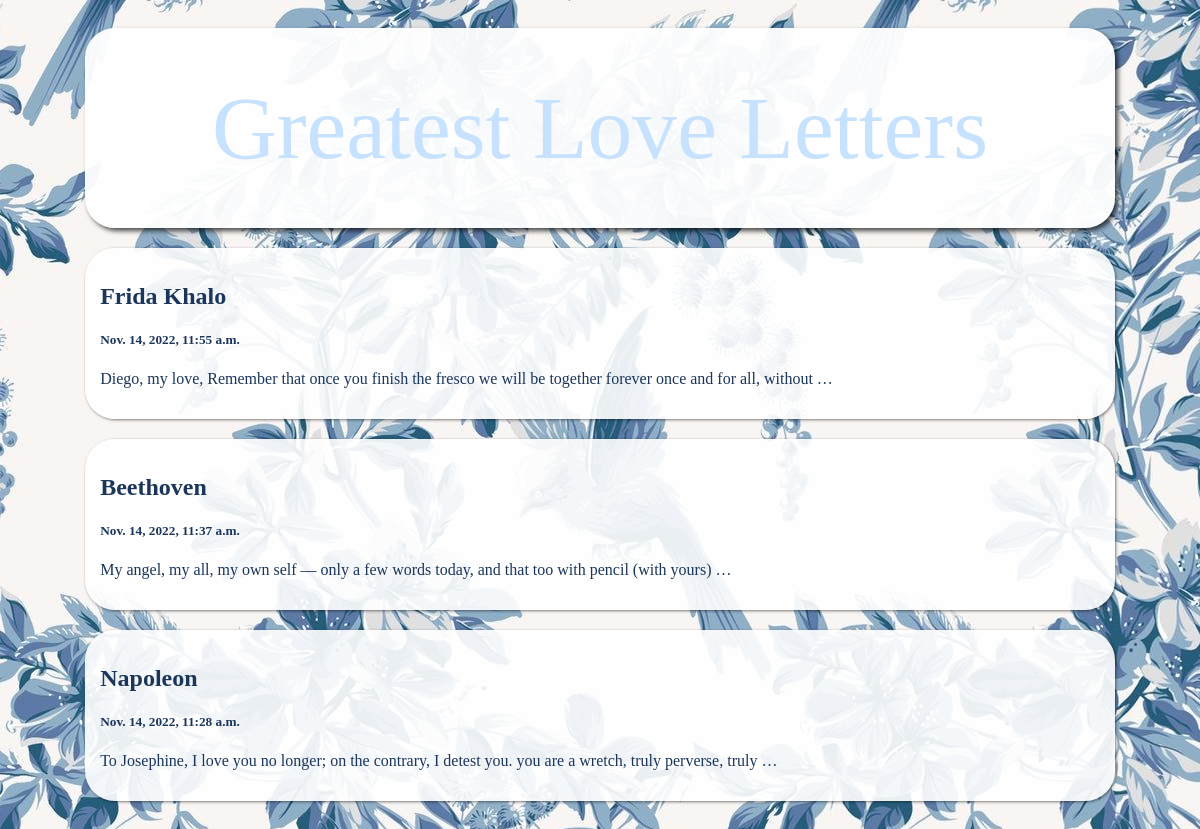
Before: / with the older database file.
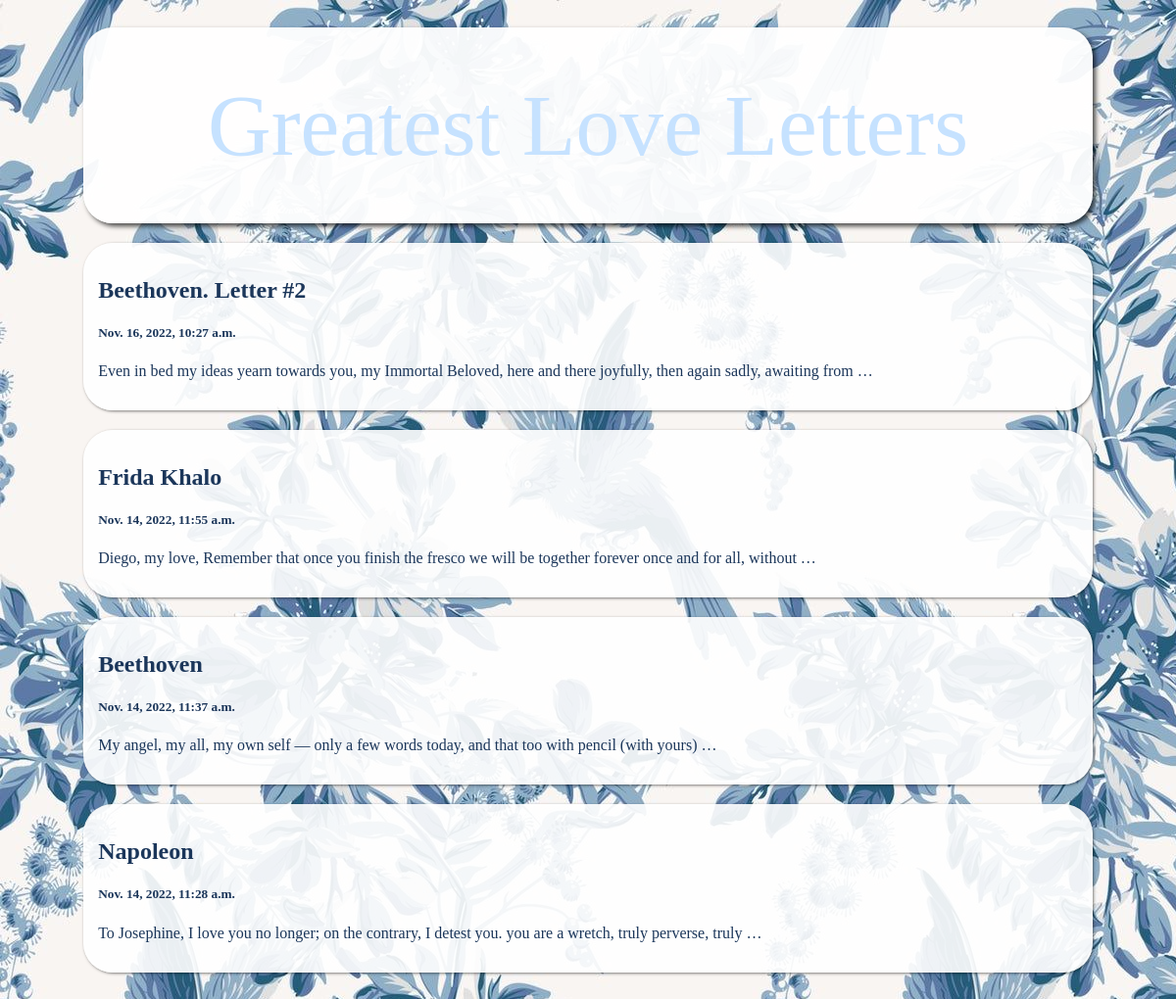
After: the same page with the newer database file.
### posts/models.py (models this page shows)
class Post(models.Model):
    title = models.CharField(max_length=100)
    body = models.TextField()
    post_date = models.DateTimeField(default=datetime.now, blank=True)

### posts/views.py (the view)
def index(request):
    posts = Post.objects.all()
    return render(request, 'index.html', {'posts': posts})

### templates/index.html (shortened to what this page needs)
<!DOCTYPE html>
<html>
<head>
  {% load static %}
  <link rel="stylesheet" type="text/css" href='{% static '/css/style.css' %}'>
</head>
<body>
<div class="header">
    <a class="sign" href="/">
      <span>Greatest Love Letters</span>
    </a>
</div>
<div class="row">
  <div class="leftcolumn">
    {% for post in posts reversed %}
    <div class="card">
      <a style="text-decoration: none; color: #1b365a;" href="/post/{{post.id}}">
        <h2>{{post.title}}</h2>
        <h5>{{post.post_date}}</h5>
        <p>{{post.body|truncatewords:20}}</p>
      </a>
    </div>
    {% endfor %}
  </div>
</div>
</body>
</html>

Changed rows visible on the page:
added Post: title "Beethoven. Letter #2", post_date "Nov. 16, 2022, 10:27 a.m.", body "Even in bed my ideas yearn towards you, my Immortal Beloved, here and there joyfully, then again sadly, awaiting from …"
